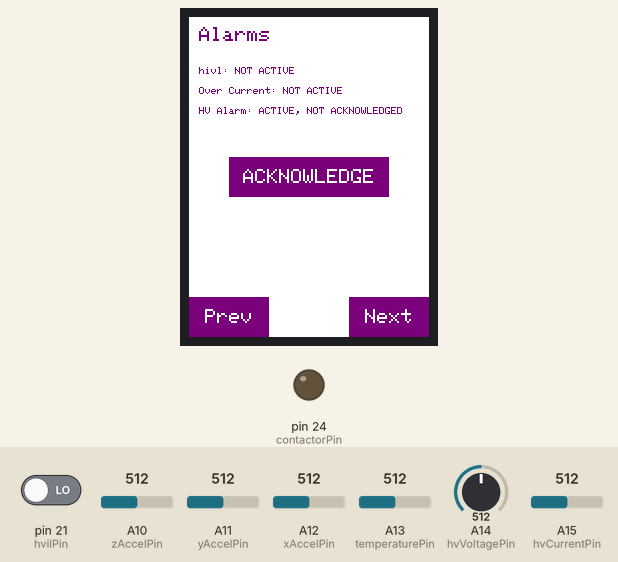
Simulated run of this sketch. Board: Arduino Mega 2560, built for the host (arithmetic inside an expression is 32-bit, double 64-bit). On the bench: 240×320 colour display, output pins drawn as LEDs (lit = HIGH). The test bench sets the inputs (shaded band); at power-on: pin 21 (hvilPin) LOW, A10 (zAccelPin) = 512, A11 (yAccelPin) = 512, A12 (xAccelPin) = 512, A13 (temperaturePin) = 512, A14 (hvVoltagePin) = 512, A15 (hvCurrentPin) = 512. EEPROM starts erased; what the sketch prints to the serial monitor is not drawn.

Above: at 16.3 s.

The sketch:

StarterFile.ino
```cpp
#include <TimerOne.h>

#include "StarterFile.h"
#include <stdio.h>
#include <stdlib.h>
#include <stdbool.h>
#include <Elegoo_GFX.h>    // Core graphics library
#include <Elegoo_TFTLCD.h> // Hardware-specific library
#include <TouchScreen.h>
#include <string.h>
#include "StarterFile.h"
#include "Measurement.h"
#include "TaskControlBlock.h"
#include "Alarm.h"
#include "Contactor.h"
#include "Soc.h"
#include "TouchScreenTask.h"
#include "Scheduler.h"
#include "RemoteTerminal.h"
#include "EEPROM.h"
#include "DataLogging.h";
#include "Accelerometer.h";

Elegoo_TFTLCD tft(LCD_CS, LCD_CD, LCD_WR, LCD_RD, LCD_RESET);                       // Display initialization
TouchScreen ts = TouchScreen(XP, YP, XM, YM, 374);                                  // TFT initialization

char* prevLabelPtr = "Prev";
char* nextLabelPtr = "Next";
char* onLabelPtr = "ON";
char* offLabelPtr = "OFF";
char* ackLabel = "ACKNOWLEDGE";

//Initialization of buttons on the screens
XYButton previous = {0, 280, 80, 40, PURPLE, &prevLabelPtr};
XYButton next = {160, 280, 80, 40, PURPLE, &nextLabelPtr};
XYButton batteryOn = {0, 0, 110, 80, PURPLE, &onLabelPtr};
XYButton batteryOff = {130, 0, 110, 80, PURPLE, &offLabelPtr};
XYButton alarmButton = {40, 140, 160, 40, PURPLE, &ackLabel};

//Task Control Blocks
TCB measurementTCB = {};                                                            // Declare measurement TCB
TCB alarmTCB = {};                                                                  // Declare alarm TCB
TCB contactorTCB = {};                                                              // Declare contactor TCB
TCB socTCB = {};                                                                    // Declare soc TCB
TCB touchScreenTCB = {};
TCB remoteTerminalTCB = {};                                                         // Declare remote terminal TCB
TCB dataLoggingTCB = {};
TCB accelerometerTCB = {};
AccelerometerTaskData accelerometerTaskData = {};
DataLoggingTaskData dataLoggingTaskData = {};
RemoteTerminalData remoteTerminalTaskData = {};
bool resetEEPROM = false;
bool changeScreen = true;

Screen batteryMonitor = {};
Screen alarmMonitor = {};
Screen measurementMonitor = {};
Screen accelerometerMonitor = {};

// Data to print
PrintedData socDataPrint = {};                                                      // State of Charge Data
PrintedData temperatureData = {};                                                   // Temperature Data
PrintedData hvCurrentData = {};                                                     // High Voltage Current Data
PrintedData hvVoltageData = {};                                                     // High Voltage Voltage Data
PrintedData hvilData = {};                                                          // High Voltage Interlock input  data
PrintedData hviaData = {};                                                          // High Voltage Alarm
PrintedData overCurrentData = {};                                                   // Over-Current Alarm
PrintedData hvorData = {};                                                          // High Voltage Out of Range Alarm
PrintedData batteryData = {};                                                       // Battery On/Off data

MeasurementStatus temperatureState = {};
MeasurementStatus currentState = {};
MeasurementStatus voltageState = {};

//Labels for screens (non changing data)
PrintedData measurementLabel = {};                                                  // Label for measurement screen
PrintedData alarmLabel = {};                                                        // Label for the alarm screen

Alarm overCurrentAlarm = {};
Alarm hvorAlarm = {};
Alarm hviaAlarm = {};

float zero = 0;                                                                     // Used for any non-changing printed data (labels)
int clockCount = 0;
// Measurement Data
MeasurementData measure;                                                            // Measurement Data structure, used in TCB
float hvCurrent = 0;                                                                // high voltage current value
float hvVoltage = 0;                                                                // high voltage voltage value
float temperature = 0;                                                              // temperature value
float HVIL = 0;                                                                     // high voltage interlock status
int hvilPin = 21;                                                                   // IO pin for hvil input

int temperaturePin = A13;
int hvVoltagePin = A14;
int hvCurrentPin = A15;


byte xAccelPin = A12;
byte yAccelPin = A11;
byte zAccelPin = A10;

float xDistance = 0;
float yDistance = 0;
float zDistance = 0;

float xDegrees = 0;
float yDegrees = 0;
float zDegrees = 0;

AccelerometerValue xAxis = {};
AccelerometerValue yAxis = {};
AccelerometerValue zAxis = {};


PrintedData axisPositions = {};
PrintedData axisAngles = {};
PrintedData totalDist = {};
PrintedData accelerometerLabel = {};

float totalDistance = 0;

//ContactorData
ContactorData contactor = {};                                                       // contactor data structure, used in TCB
int contactorPin = 24;                                                              // IO pin for contactor output

AlarmData alarm;                                                                    // Alarm data structure, used in TCB
volatile float hviaVal = 0;                                                                  // high voltage interlock alarm status
float overCurrent = 0;                                                              // over-current alarm status
float hvorVal = 0;                                                                  // high voltage out of range alarm status

bool hviaAck = false;                                                               //Acknowledgement values for each alarm
bool hvorAck = false;
bool overCurrentAck = false;


volatile float batteryOnOff = 0;                                                             // battery status (open/closed)

// SOC data
SocData soc = {};                                                                   // state of charge data struct, used in TCB
float socVal = 0;                                                                   // state of charge value

// Touch Screen Task data
TouchScreenData tscreenData = {};                                                   // Touch screen data struct, used in TCB
int currentScreen = 0;
int lastScreen = 0;                                                                 // indicates which screen is currently displayed
bool acknowledgeDrawn = false;

volatile int timerFlag = 0;                                                         //Establishes time base in main loop

void timerISR() {
    timerFlag = 1;                                                                  //set time base flag
}


void hvilISR() {
    batteryOnOff = 0;                                                                //volatile write to contactor status
    hviaVal = 1;                                                                     //volatile write to hvil alarm status
    digitalWrite(contactorPin, LOW);                                                 //set contactor pin low (turn contactor off)
}


void loop() {
    /****************
        Function name:    loop
        Function inputs:  No parameters
        Function outputs: No return
        Function description:
        Authors:    Long Nguyen / Chase Arline
      *****************/
    while (1) {
        if (timerFlag) {
            if (clockCount % 20 == 0 && clockCount != 0) {
                insert(&measurementTCB);
                insert(&alarmTCB);
                insert(&socTCB);
            }
            if (clockCount %200 == 0 && clockCount != 0) {
                insert(&touchScreenTCB);
            }
            if (clockCount % 20 == 0 && clockCount != 0) {
                insert(&contactorTCB);
            }
            if(clockCount %1000 == 0 && clockCount != 0 ) {
                insert(&dataLoggingTCB);
            }
            if (clockCount % 200 == 0 && clockCount != 0) {
                insert(&remoteTerminalTCB);
            }
//            accelerometerTCB.task(accelerometerTCB.taskDataPtr);
            Scheduler();
            timerFlag = 0;
            if (clockCount % 200 == 0) {
                deleteNode(&remoteTerminalTCB);
            }
            if (clockCount % 200 == 0) {
                deleteNode(&touchScreenTCB);
            }
            if(clockCount %1000 == 0  ) {
                deleteNode(&dataLoggingTCB);
            }
            if (clockCount % 20 == 0) {
                deleteNode(&measurementTCB);
                deleteNode(&alarmTCB);
                deleteNode(&socTCB);
                deleteNode(&contactorTCB);
            }
            clockCount++;
        }
    }
    return;
}

void initializeMeasurementHistory() {
    /****************
    Function name: initializeMeasurementHistory
    Function inputs: none (uses global variables)
    Function outputs: void return
    Function description: sets the min/max for each measurement history to it's respective EEPROM value
    Authors:    Long Nguyen / Chase Arline
    *****************/
    noInterrupts();
    EEPROM.get(EEPROM_POS_TEMP_MIN, (temperatureState.minimum));
    EEPROM.get(EEPROM_POS_TEMP_MAX, (temperatureState.maximum));
    EEPROM.get(EEPROM_POS_CURRENT_MIN, (currentState.minimum));
    EEPROM.get(EEPROM_POS_CURRENT_MAX, (currentState.maximum));
    EEPROM.get(EEPROM_POS_VOLTAGE_MIN, (voltageState.minimum));
    EEPROM.get(EEPROM_POS_VOLTAGE_MAX, (voltageState.maximum));
    interrupts();
    return;
}

void setup() {
    /****************
        Function name: setup
        Function inputs: None
        Function outputs: None
        Function description: initializes global variables, sets up and queues scheduler tasks, initialize display, set pinmodes for IO, sets up interrupts
        Authors:    Long Nguyen / Chase Arline
      *****************/
    Serial.begin(9600);
    pinMode(hvilPin, INPUT);                                                                        //hvil -> input pin
    pinMode(contactorPin, OUTPUT);                                                                  //contactor -> output pin
    pinMode(temperaturePin, INPUT_PULLUP);
    pinMode(hvVoltagePin, INPUT_PULLUP);
    pinMode(hvCurrentPin, INPUT_PULLUP);
    //setup time base interrupt to be 100ms
    Timer1.initialize(5000);
    Timer1.attachInterrupt(timerISR);
    //setup hvil interrupt routine on the rising edge of hvil pin
    attachInterrupt(digitalPinToInterrupt(hvilPin), hvilISR, RISING);
    calibrateAccelerometer(xAccelPin, yAccelPin, zAccelPin);
    // initialize all printed data values for the touch screen

    //State of charged printed data
    socDataPrint = {ORIGIN_X, ORIGIN_Y + 40, PURPLE, SMALL_SCRIPT, {DEFAULT_FLOAT}, NUMBER, {&socVal},1, "SOC value: ", "%"};

    //Measurement printed data
    temperatureData = {ORIGIN_X, ORIGIN_Y + 60, PURPLE, SMALL_SCRIPT, {DEFAULT_FLOAT}, NUMBER,{&temperature},1, "Temperature: ", "C"};
    hvCurrentData = {ORIGIN_X, ORIGIN_Y + 80, PURPLE, SMALL_SCRIPT, {DEFAULT_FLOAT}, NUMBER, {&hvCurrent},1, "HV Current: ", "A"};
    hvVoltageData = {ORIGIN_X, ORIGIN_Y + 100, PURPLE, SMALL_SCRIPT, {DEFAULT_FLOAT}, NUMBER, {&hvVoltage}, 1,"HV Voltage: ", "V"};
    hvilData = {ORIGIN_X, ORIGIN_Y + 120, PURPLE, SMALL_SCRIPT, {DEFAULT_BOOL}, BOOL, {&HVIL}, 1,"hvil: ", ""};
    measurementLabel = {ORIGIN_X, ORIGIN_Y, PURPLE, MED_SCRIPT, {DEFAULT_BOOL}, LABEL, {&zero},1, "Measurements", ""};

    //Alarm printed data
    hviaData = {ORIGIN_X, ORIGIN_Y + 40, PURPLE, SMALL_SCRIPT, {DEFAULT_ALARM}, ALARM, {&hviaVal},1, "hivl: ", ""};
    overCurrentData = {ORIGIN_X, ORIGIN_Y + 60, PURPLE, SMALL_SCRIPT, {DEFAULT_ALARM}, ALARM, {&overCurrent}, 1,"Over Current: ", ""};
    hvorData = {ORIGIN_X, ORIGIN_Y + 80, PURPLE, SMALL_SCRIPT, {DEFAULT_ALARM}, ALARM, {&hvorVal}, 1,"HV Alarm: ", ""};
    alarmLabel = {ORIGIN_X, ORIGIN_Y, PURPLE, MED_SCRIPT, {DEFAULT_BOOL}, LABEL, {&zero}, 1, "Alarms",  ""};

    //Battery/Contactor printed data
    batteryData = {ORIGIN_X, ORIGIN_Y + 80, PURPLE, SMALL_SCRIPT, {DEFAULT_BOOL}, BOOL, {&batteryOnOff}, 1, "Battery Connection: ", ""};

    //Alarm state structs
    overCurrentAlarm = {&overCurrent, &hvCurrent, &overCurrentAck};
    hviaAlarm = {&hviaVal, &HVIL, &hviaAck};
    hvorAlarm = {&hvorVal, &hvVoltage, &hvorAck};

    axisPositions = {ORIGIN_X, ORIGIN_Y+40, PURPLE, SMALL_SCRIPT, {DEFAULT_FLOAT, DEFAULT_FLOAT, DEFAULT_FLOAT}, ARRAY, {&xDistance, &yDistance, &zDistance}, 3, "XYZ Dist: ", " cm"};
    axisAngles = {ORIGIN_X, ORIGIN_Y+80, PURPLE, SMALL_SCRIPT, {DEFAULT_FLOAT, DEFAULT_FLOAT, DEFAULT_FLOAT}, ARRAY, {&xDegrees, &yDegrees, &zDegrees}, 3, "XYZ Angle: ", " deg"};
    totalDist = {ORIGIN_X, ORIGIN_Y+60, PURPLE, SMALL_SCRIPT, {DEFAULT_FLOAT}, ARRAY, {&totalDistance}, 1, "Total Dist: ", " cm"};
    accelerometerLabel = {ORIGIN_X, ORIGIN_Y, PURPLE, MED_SCRIPT, {}, LABEL, {}, 0, "Accelerometer: ", ""};


    accelerometerMonitor = Screen{4, 0, {&totalDist, &accelerometerLabel, &axisPositions, &axisAngles}, {}};
    //Initialize Screen structs for interface
    batteryMonitor = Screen{BATTERY_NUM_PRINTS , 2, {&batteryData}, {&batteryOn, &batteryOff}};
    alarmMonitor = Screen{ALARM_NUM_PRINTS, 1, {&alarmLabel, &hviaData, &overCurrentData, &hvorData}, {&alarmButton}};
    measurementMonitor = Screen{MEASURE_NUM_PRINTS, 0, {&measurementLabel, &socDataPrint, &temperatureData, &hvCurrentData, &hvVoltageData, &hvilData}, {}};

    temperatureState.data = &temperature;
    currentState.data = &hvCurrent;
    voltageState.data = &hvVoltage;

    // Initialize Measurement TCB
    measure                     = {&HVIL, &hvilPin, &temperatureState, &temperaturePin, &currentState, &hvCurrentPin, &voltageState, &hvVoltagePin};
    measurementTCB.task         = &measurementTask;
    measurementTCB.taskDataPtr  = (void*) &measure;
    measurementTCB.next         = &alarmTCB;
    measurementTCB.prev         = &accelerometerTCB;
    measurementTCB.taskName     = "measurement";

    initializeMeasurementHistory();

    //Initialize touchscreen/display TCB
    currentScreen = 3;
    tscreenData = {&acknowledgeDrawn, &clockCount, &currentScreen, &lastScreen, &changeScreen ,  {overCurrentAlarm, hviaAlarm, hvorAlarm}, {measurementMonitor, alarmMonitor, batteryMonitor, accelerometerMonitor}};
    touchScreenTCB.task         = &touchScreenTask;
    touchScreenTCB.taskDataPtr  = (void*) &tscreenData;
    touchScreenTCB.next         = &contactorTCB;
    touchScreenTCB.prev         = &socTCB;
    touchScreenTCB.taskName     = "touchScreen";

    // Initialize Contactor TCB
    contactor = {&contactorPin,  &batteryOnOff, {overCurrentAlarm, hviaAlarm, hvorAlarm}};
    contactorTCB.task          = &contactorTask;
    contactorTCB.taskDataPtr   = (void*) &contactor;
    contactorTCB.next          = &dataLoggingTCB;
    contactorTCB.prev          = &touchScreenTCB;
    contactorTCB.taskName      = "contactor";

    remoteTerminalTaskData = {&temperatureState, &currentState, &voltageState, &resetEEPROM, true};
    remoteTerminalTCB.task = &remoteTerminalTask;
    remoteTerminalTCB.taskDataPtr = (void*) &remoteTerminalTaskData;
    remoteTerminalTCB.next = NULL;
    remoteTerminalTCB.prev = &dataLoggingTCB;
    remoteTerminalTCB.taskName = "remote terminal";

    dataLoggingTaskData = {&temperatureState, &currentState, &voltageState, &resetEEPROM};
    dataLoggingTCB.task = &dataLoggingTask;
    dataLoggingTCB.taskDataPtr = (void*) &dataLoggingTaskData;
    dataLoggingTCB.next = &remoteTerminalTCB;
    dataLoggingTCB.prev = &contactorTCB;
    dataLoggingTCB.taskName = "data logging";

    // Initialize Alarm TCB
    alarm                      = {&overCurrentAlarm, &hvorAlarm, &hviaAlarm};
    alarmTCB.task              = &alarmTask;
    alarmTCB.taskDataPtr       = (void*) &alarm;
    alarmTCB.next              = &socTCB;
    alarmTCB.prev              = &measurementTCB;
    alarmTCB.taskName          = "alarm";

    xAxis = {&xDistance, &xDegrees, xAccelPin, {0}};
    yAxis = {&yDistance, &yDegrees, yAccelPin, {0}};
    zAxis = {&zDistance, &zDegrees, zAccelPin, {0}};


    //Initialize accelerometer TCB
    accelerometerTaskData = {xAxis, yAxis, zAxis,&totalDistance, millis()};
    accelerometerTCB.task = &accelerometerTask;
    accelerometerTCB.taskDataPtr = (void*)&accelerometerTaskData;
    accelerometerTCB.next=&measurementTCB;
    accelerometerTCB.prev=NULL;
    accelerometerTCB.taskName = "accelerometer";
    Serial.println("after tcb setup");

    // Initialize SOC TCB
    soc                        = {&socVal, &temperature, &hvCurrent, &hvVoltage};
    socTCB.task                = &socTask;
    socTCB.taskDataPtr         = (void*) &soc;
    socTCB.next                = &touchScreenTCB;
    socTCB.prev                = &alarmTCB;
    socTCB.taskName            = "soc";

    head = &accelerometerTCB;
    tail = &remoteTerminalTCB;

    // Initialize serial communication

    Serial1.begin(250000);
    Serial1.setTimeout(5);
    tft.reset();
    uint16_t identifier = tft.readID();
    if (identifier == 0x9325) {
        Serial.println(F("Found ILI9325 LCD driver"));
    } else if (identifier == 0x9328) {
        Serial.println(F("Found ILI9328 LCD driver"));
    } else if (identifier == 0x4535) {
        Serial.println(F("Found LGDP4535 LCD driver"));
    } else if (identifier == 0x7575) {
        Serial.println(F("Found HX8347G LCD driver"));
    } else if (identifier == 0x9341) {
        Serial.println(F("Found ILI9341 LCD driver"));
    } else if (identifier == 0x8357) {
        Serial.println(F("Found HX8357D LCD driver"));
    } else if (identifier == 0x0101) {
        identifier = 0x9341;
        Serial.println(F("Found 0x9341 LCD driver"));
    } else if (identifier == 0x1111) {
        identifier = 0x9328;
        Serial.println(F("Found 0x9328 LCD driver"));
    } else {
        Serial.print(F("Unknown LCD driver chip: "));
        Serial.println(identifier, HEX);
        Serial.println(F("If using the Elegoo 2.8\" TFT Arduino shield, the line:"));
        Serial.println(F("  #define USE_Elegoo_SHIELD_PINOUT"));
        Serial.println(F("should appear in the library header (Elegoo_TFT.h)."));
        Serial.println(F("If using the breakout board, it should NOT be #defined!"));
        Serial.println(F("Also if using the breakout, double-check that all wiring"));
        Serial.println(F("matches the tutorial."));
        identifier = 0x9328;
    }
    tft.begin(identifier);
    Timer1.start();

    return;
}
```

Source omitted: Accelerometer.h (1115 bytes), Accelerometer.ino (9385 bytes), Alarm.c (2573 bytes), Alarm.h (647 bytes), Contactor.h (595 bytes), Contactor.ino (1332 bytes), DataLogging.h (857 bytes), DataLogging.ino (3920 bytes), Measurement.c (4013 bytes), Measurement.h (1033 bytes), RemoteTerminal.h (493 bytes), RemoteTerminal.ino (2228 bytes) and 8 more
